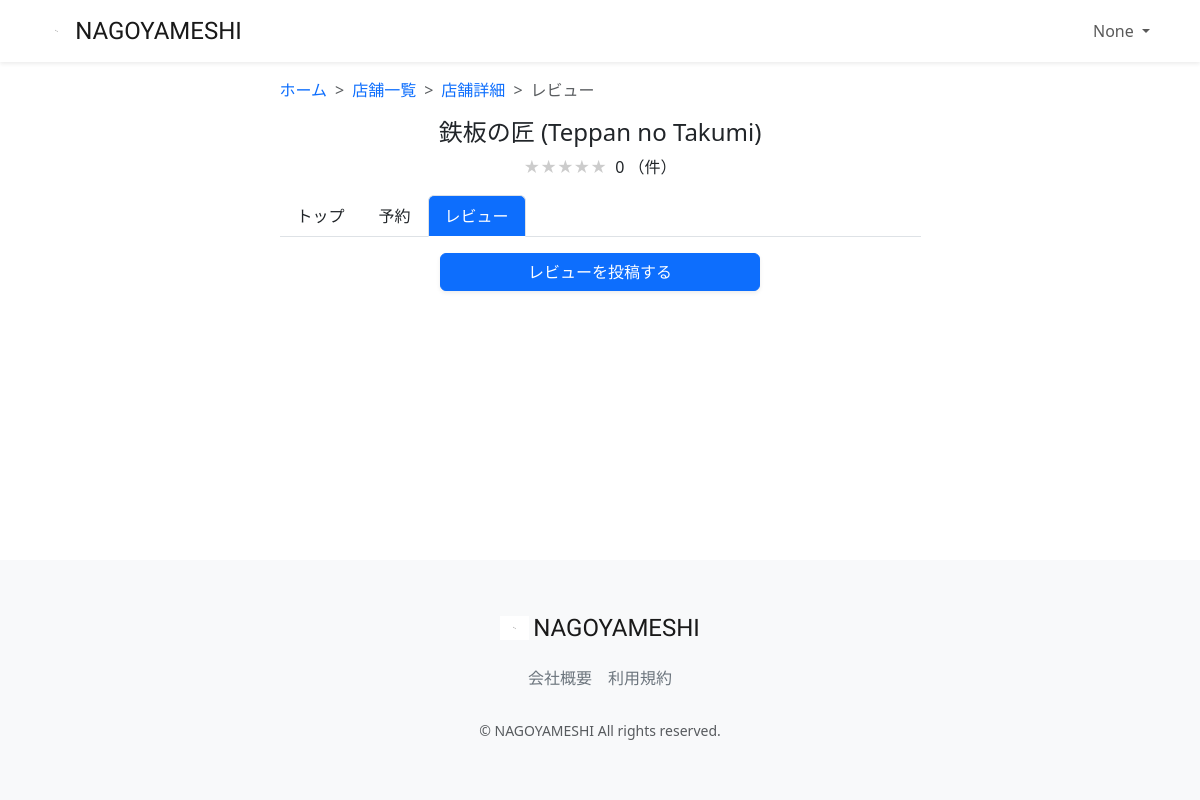
Page /review-list/2/ (signed in) on the earlier database version.
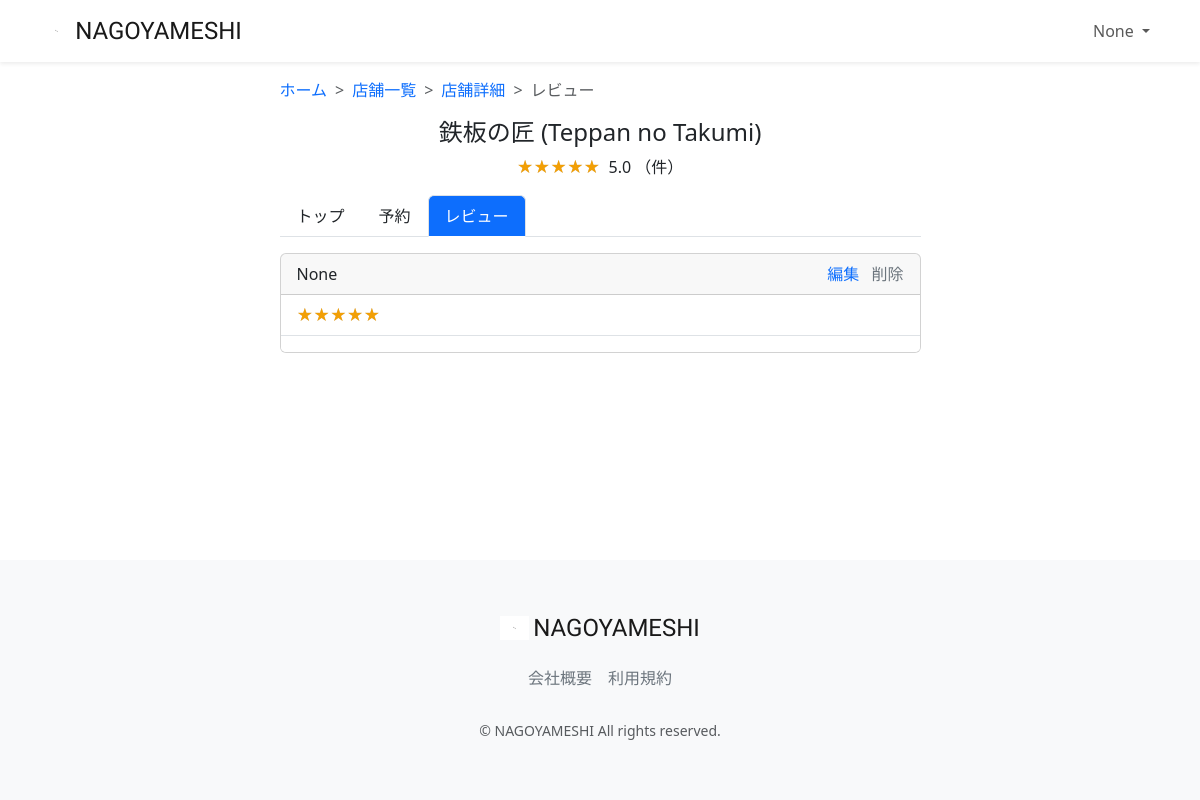
Same page on the later database version.
### restaurant/models.py (models this page shows, shortened)
class Review(models.Model):
    RATES = ((1, '1'), (2, '2'), (3, '3'), (4, '4'), (5, '5'))
    user = models.ForeignKey(CustomUser, verbose_name='ユーザー', on_delete=models.PROTECT, null=True, blank=True)
    restaurant = models.ForeignKey(Restaurant, verbose_name='レストラン', on_delete=models.PROTECT)
    rate = models.IntegerField(verbose_name='レート', default=5, choices=RATES)
    comment = models.TextField(verbose_name='コメント', blank=True, null=True)
    created_at = models.DateTimeField(verbose_name='レビュー作成日時', auto_now_add=True)
    updated_at = models.DateTimeField(verbose_name='レビュー更新日時', auto_now=True)
    class Meta:
        verbose_name_plural = 'Review'

### accounts/models.py (models this page shows, shortened)
class CustomUser(AbstractUser):
    user_name = models.CharField(max_length=128, null=True, blank=True, verbose_name='ユーザー名前')
    hurigana = models.CharField(max_length=128, null=True, blank=True, verbose_name='フリガナ')
    zip_code = models.CharField(max_length=16, null=True, blank=True, verbose_name='郵便番号')
    address = models.CharField(max_length=255, null=True, blank=True, verbose_name='住所')
    phone_number = models.CharField(max_length=20, null=True, blank=True, verbose_name='電話番号')
    birthday = models.CharField(max_length=20, null=True, blank=True, verbose_name='誕生日')
    job = models.CharField(max_length=255, null=True, blank=True, verbose_name='職業')
    is_subscribed = models.BooleanField(default=False, verbose_name='有料会員')
    card_name = models.CharField(max_length=128, null=True, blank=True, verbose_name='カード名義')
    card_number = models.CharField(max_length=128, null=True, blank=True, verbose_name='カード番号')
    class Meta:
        verbose_name_plural = 'CustomUser'

### restaurant/views.py (the view)
# urls.py: path('review-list/<int:pk>/', views.ReviewListView.as_view(),
class ReviewListView(generic.ListView):
    template_name = "review/review_list.html"
    model = models.Review
    restaurant_id = None
    ordering = ['-created_at']
    paginate_by = 5
    def get_queryset(self):
        restaurant_id = self.kwargs['pk']
        queryset = super(ReviewListView, self).get_queryset().order_by('-rate')
        return queryset.filter(restaurant=restaurant_id)
    def get_context_data(self, **kwargs):
        pk = self.kwargs['pk']
        context = super(ReviewListView, self).get_context_data(**kwargs)
        restaurant = models.Restaurant.objects.filter(id=pk).first()
        is_posted = models.Review.objects.filter(user=self.request.user).filter(restaurant=restaurant).exists()
        average_rate = models.Review.objects.filter(restaurant=restaurant).aggregate(Avg('rate'))
        average_rate = average_rate['rate__avg'] if average_rate['rate__avg'] is not None else 0
        average_rate = round(average_rate, 2)
        if average_rate % 1 == 0:
            average_rate_star = int(average_rate)
        else:
            average_rate_star = round(average_rate * 2) / 2
        context.update({
            'restaurant': restaurant,
            'is_posted': is_posted,
            'average_rate': average_rate,
            'average_rate_star': average_rate_star,
        })
        return context

### restaurant/templates/review/review_list.html (shortened to what this page needs)
{% extends "layout/base.html" %}
{% load static %}
{% block content %}
<main>
    <div class="container nagoyameshi-container pb-5">
        <div class="row justify-content-center">
            <div class="col-xxl-6 col-xl-7 col-lg-8 col-md-10">
                <nav class="my-3" style="--bs-breadcrumb-divider: '>';" aria-label="breadcrumb">
                    <ol class="breadcrumb mb-0">
                        <li class="breadcrumb-item"><a href="{% url 'top_page' %}">ホーム</a></li>
                        <li class="breadcrumb-item"><a href="{% url 'restaurant_list' %}?keyword=&button_type=keyword">店舗一覧</a></li>
                        <li class="breadcrumb-item"><a href="{% url 'restaurant_detail' restaurant.id %}">店舗詳細</a></li>
                        <li class="breadcrumb-item active" aria-current="page">レビュー</li>
                    </ol>
                </nav>
                <h1 class="mb-2 text-center">{{ restaurant.name }}</h1>
                <p class="text-center">
                    <span class="star-rating me-1" data-rate="{{ average_rate_star }}"></span>
                    {{ average_rate }} （{{ rate_count }}件）
                </p>
                <ul class="nav nav-tabs mb-3">
                    <li class="nav-item">
                        <a class="nav-link link-dark" href="{% url 'restaurant_detail' restaurant.id %}">トップ</a>
                    </li>
                    <li class="nav-item">
                        <a class="nav-link link-dark" href="{% url 'reservation_create' restaurant.id %}">予約</a>
                    </li>
                    <li class="nav-item">
                        <a class="nav-link active bg-primary text-white" aria-current="page" href="{% url 'review_list' restaurant.id %}">レビュー</a>
                    </li>
                </ul>
                {% for review in object_list %}
                <div class="card mb-3">
                    <div class="card-header d-flex justify-content-between">
                        <div>{{ review.user.user_name }}</div>
                        {% if review.user.user_name == user.user_name %}
                        <div>
                            <a href="{% url 'review_update' review.id %}"  class="me-2">編集</a>
                            <a href="#" class="link-secondary" data-bs-toggle="modal" data-bs-target="#deleteReviewModal" data-review-id="{{ review.id }}">削除</a>
                        </div>
                        {% endif %}
                    </div>
                    <ul class="list-group list-group-flush">
                        <li class="list-group-item"><span class="star-rating" data-rate="{{ average_rate }}"></span></li>
                        <li class="list-group-item">{{ review.comment }}</li>
                    </ul>
                </div>
                {% endfor %}
                {% if not is_posted %}
                <div class="text-center mt-3">
                    <a href="{% url 'review_create' restaurant.id %}"  class="btn btn-primary text-white shadow-sm w-50">レビューを投稿する</a>
                </div>
                {% endif %}
            </div>
        </div>
    </div>
</main>
{% endblock %}

Differences in the rows shown:
added Review: user.user_name "None"
Other differences:
{{ average_rate }}: "0" → "5.0"
text no longer shown: "レビューを投稿する"
